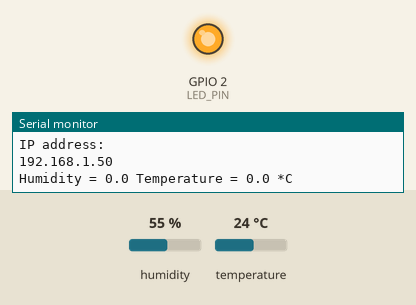
Recording of a sketch running on a simulated ESP32. Shown: output pins drawn as LEDs (lit = HIGH), the last lines printed to the serial monitor. Wiring (inferred from the names in the program): DHT11 sensor: data GPIO 16. The test bench sets the inputs (shaded band); at power-on: humidity 55 %, temperature 24 °C. WiFi joins after 1.5 s; servers stay silent unless stated; uploads are accepted with an empty reply.

Above: at 6.11 s.
At 21.2 s:
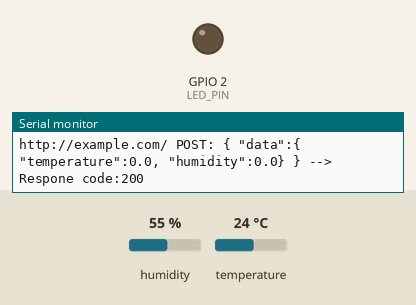
Timing chart, 0 to 45.3 s (numbered marks = the images above):
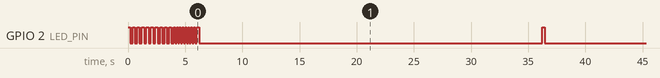

Measured:
- by itself, GPIO 2 (LED_PIN): goes 9 × (LOW 0.20 s, HIGH 0.20 s), LOW 0.20 s, 8 × (HIGH 0.13 s, LOW 0.13 s), 4 × (HIGH 0.23 s, LOW 30.0 s), HIGH 0.23 s, then LOW

The sketch:

precision_client.ino
```cpp
#include <WiFi.h>
#include <HTTPClient.h>

//#define DHTTYPE DHT21   // DHT 21 (AM2301)
//#define DHTTYPE DHT22   // DHT 22  (AM2302), AM2321

#define MAXTIMINGS 85

// Wifi configuration, POST configuration
const char *ssid = "_pentagon_";
const char *password = "_pentagon_";

//API CONFING
const char *payloadUrl = "http://example.com/"; //Payload URL
const char *token = "Token 123";                //API token

// DHT Sensor
const int DHTPIN = 16;         // Data PIN for DHT sensor
const int LED_PIN = 2;         // PINOUT for internal LED
const int REPEAT_TIME = 30000; // Timeout between measurments

// Debugging
const bool DEBUG = true;            //enables disables debugging to serial output
const int SERIAL_BIT_RATE = 115200; //bit rate for serial logging

class Measurment
{
  public:
    int dht11_dat[5] = {0, 0, 0, 0, 0};
    bool isValid = false;

    Measurment *get()
    {

        uint8_t laststate = HIGH;
        uint8_t counter = 0;
        uint8_t j = 0, i;
        float f; /* fahrenheit */

        this->dht11_dat[0] = dht11_dat[1] = dht11_dat[2] = dht11_dat[3] = dht11_dat[4] = 0;

        /* pull pin down for 18 milliseconds */
        pinMode(DHTPIN, OUTPUT);
        digitalWrite(DHTPIN, LOW);
        delay(18);
        /* then pull it up for 40 microseconds */
        digitalWrite(DHTPIN, HIGH);
        delayMicroseconds(40);
        /* prepare to read the pin */
        pinMode(DHTPIN, INPUT);
        /* detect change and read data */
        for (i = 0; i < MAXTIMINGS; i++)
        {
            counter = 0;
            while (digitalRead(DHTPIN) == laststate)
            {
                counter++;
                delayMicroseconds(1);
                if (counter == 255)
                {
                    break;
                }
            }
            laststate = digitalRead(DHTPIN);

            if (counter == 255)
                break;

            /* ignore first 3 transitions */
            if ((i >= 4) && (i % 2 == 0))
            {
                /* shove each bit into the storage bytes */
                this->dht11_dat[j / 8] <<= 1;
                if (counter > 16)
                    this->dht11_dat[j / 8] |= 1;
                j++;
            }
        }

        /*
         * check we read 40 bits (8bit x 5 ) + verify checksum in the last byte
         * print it out if data is good
         */
        if ((j >= 40) &&
            (this->dht11_dat[4] == ((this->dht11_dat[0] + this->dht11_dat[1] + this->dht11_dat[2] + this->dht11_dat[3]) & 0xFF))) //CRC CHECK
        {
            if (DEBUG)
            {
                printf("Humidity = %d.%d Temperature = %d.%d *C\n",
                       this->dht11_dat[0], this->dht11_dat[1], this->dht11_dat[2], this->dht11_dat[3]);
            }

            this->isValid = true;
        }
        else
        {
            if (DEBUG)
            {
                printf("H= %d.%d T= %d.%d\n", this->dht11_dat[0], this->dht11_dat[1], this->dht11_dat[2], this->dht11_dat[3]);
                printf("Data not good, skip\n");
            }
        }

        return this;
    };

    char *asJson()
    {
        static char cT[8], hT[8];

        if (!this->isValid)
        {
            strcpy(cT, "null");
            strcpy(hT, "null");
        }
        else
        {
            snprintf(hT, sizeof(hT), "%d.%d", this->dht11_dat[0], this->dht11_dat[1]);
            snprintf(cT, sizeof(cT), "%d.%d", this->dht11_dat[2], this->dht11_dat[3]);
        }
        static char result[100];

        strcpy(result, "{ \"data\":{ \"temperature\":");
        strcat(result, cT);                // append temperature
        strcat(result, ", \"humidity\":"); // append string two to the result.
        strcat(result, hT);                // append string two to the result.
        strcat(result, "} }");             // append string two to the result.

        return result;
    }
};

void setup()
{

    pinMode(LED_PIN, OUTPUT); //initialize build in LED
    if (DEBUG)
    {
        //Initialize serial and wait for port to open:
        Serial.begin(SERIAL_BIT_RATE);
        while (!Serial)
        {
            ; // wait for serial port to connect. Needed for native USB port only
        }

        Serial.begin(SERIAL_BIT_RATE);
    }

    blinkLed(4000, 10, LED_PIN); //Delay needed before calling the WiFi.begin

    WiFi.begin(ssid, password);

    while (WiFi.status() != WL_CONNECTED) //Check for the connection
    {
        blinkLed(1000, 4, LED_PIN);
        if (DEBUG)
        {
            Serial.println("Connecting to WiFi...");
        }
    }

    if (DEBUG)
    {
        // We start by connecting to a WiFi network
        Serial.print("Connecting to ");
        Serial.println(ssid);

        Serial.println("IP address: ");
        Serial.println(WiFi.localIP());
    }
}

void loop()
{

    if (WiFi.status() == WL_CONNECTED) //Check WiFi connection status
    {
        digitalWrite(LED_PIN, HIGH); // keep blue light while action
        HTTPClient http;             // initialize http client

        http.begin(payloadUrl);
        http.addHeader("Content-Type", "application/json"); //Specify content-type header
        http.addHeader("Authorization", token);             //Specify content-type header
        Measurment *m = new Measurment();
        char payload[100];
        strcpy(payload, m->get()->asJson());

        int httpResponseCode = http.POST(payload); //Send the actual POST request
        if (DEBUG)
        {
            Serial.print(payloadUrl);
            Serial.print(" POST: ");
            Serial.print(payload);

            if (199 < httpResponseCode && httpResponseCode < 227)
            {

                String response = http.getString(); //Get the response to the request
                Serial.print(" --> Respone code:");
                Serial.println(httpResponseCode); //Print return code
            }
            else
            {

                Serial.print(" --> Error: ");
                Serial.println(httpResponseCode);
                Serial.println(http.getString());
            }
        }

        http.end(); //Free resources
    }
    else
    {
        if (DEBUG)
        {
            Serial.println("Error in WiFi connection");
        }

        WiFi.begin(ssid, password);

        while (WiFi.status() != WL_CONNECTED) //Check for the connection
        {
            blinkLed(1000, 2, LED_PIN);
            if (DEBUG)
            {
                Serial.println("Connecting to WiFi...");
            }
        }
    }

    digitalWrite(LED_PIN, LOW);
    delay(REPEAT_TIME); //Send a request every REPEAT_TIME seconds
}

void blinkLed(int time, int blinks, int pinNum)
{

    int cycleTime = time / blinks;

    for (int i = 0; i < blinks; i++)
    {
        digitalWrite(pinNum, HIGH); // sets the digital pin 13 on
        delay(cycleTime / 2);       // waits for a second
        digitalWrite(pinNum, LOW);  // sets the digital pin 13 off
        delay(cycleTime / 2);       // waits for a second
    }

    digitalWrite(pinNum, LOW);
}
```
